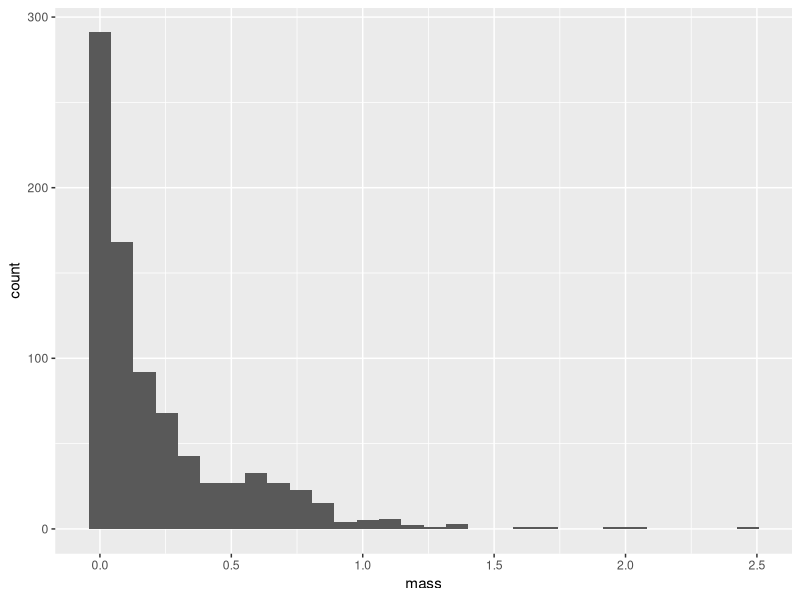
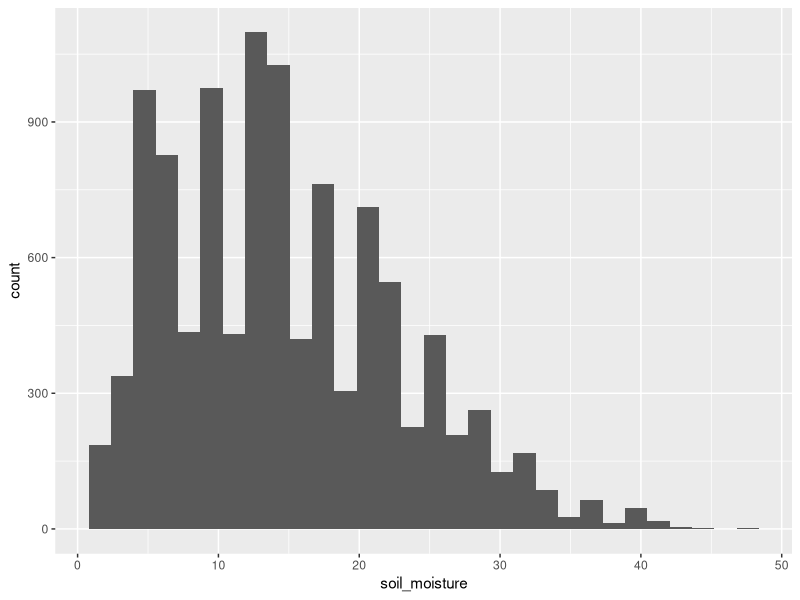
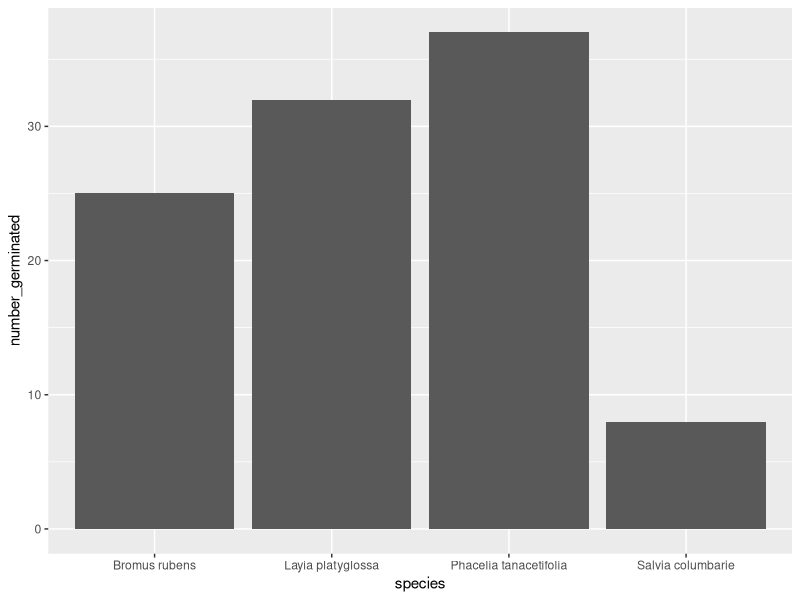
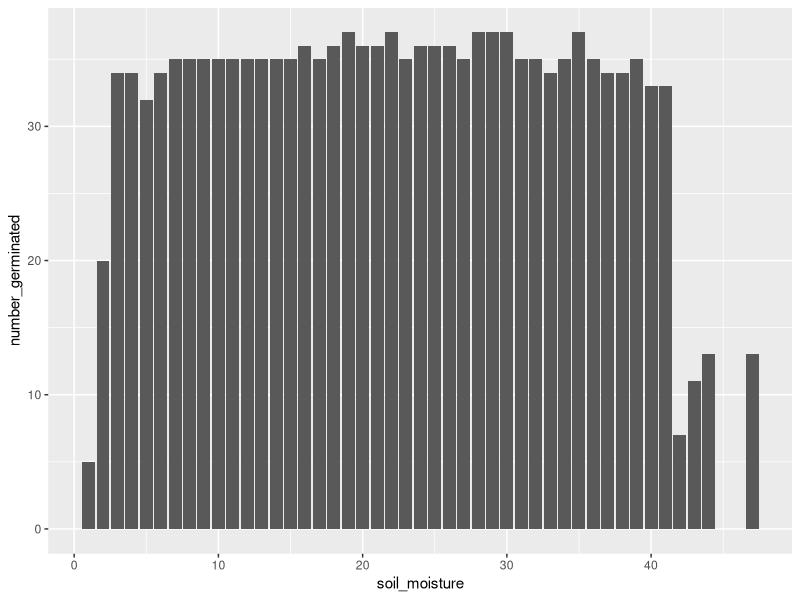
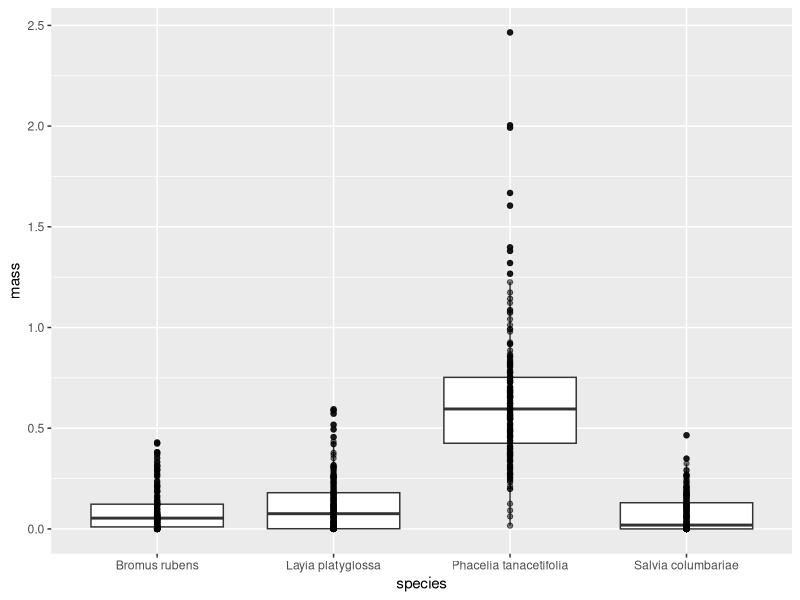
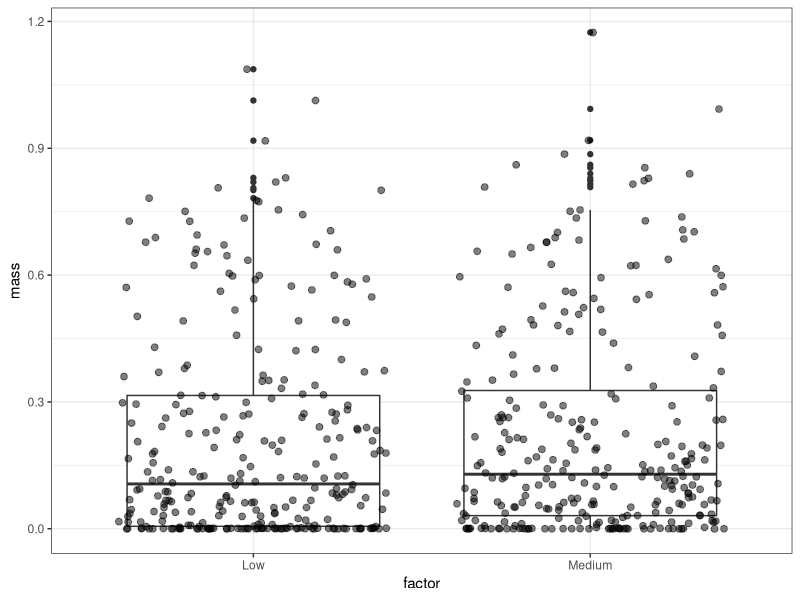
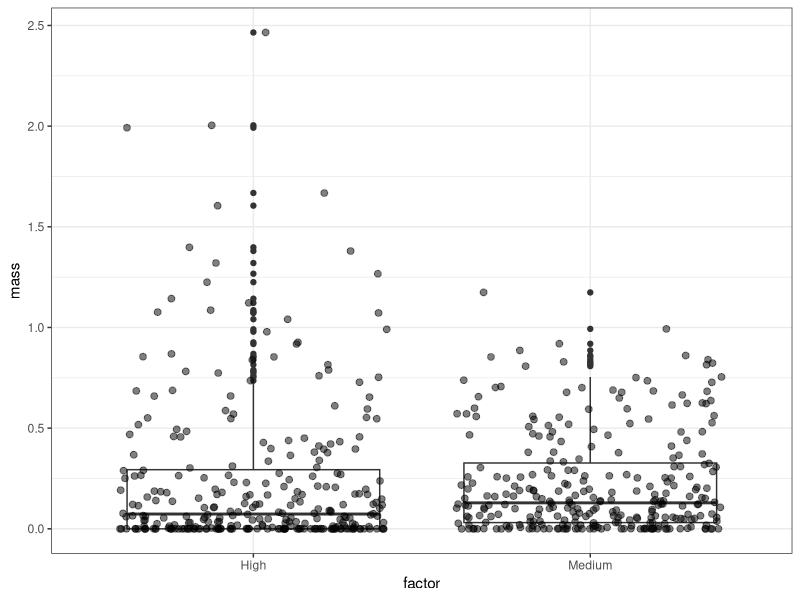
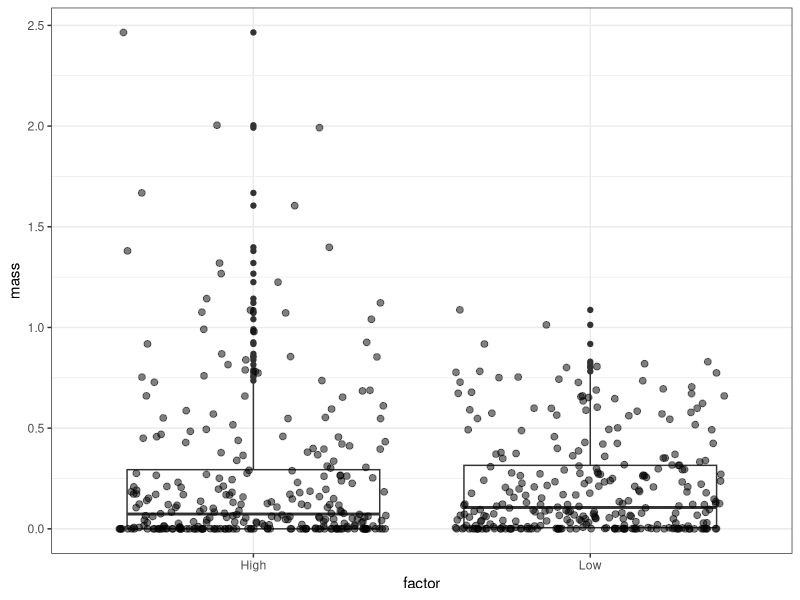

Here is the R script that generated these plots, in order:
## ---- chunk 1
rm(list = ls())
library(tidyverse)
library(here)
library(ggfortify)
## ---- chunk 2
dry_mass <- read.csv(here("Data", "dry_mass_metadata.csv"),stringsAsFactors = TRUE)
germination <- read.csv(here("Data", "germination_data.csv"),stringsAsFactors = TRUE)
## ---- chunk 3
levels(dry_mass$species)
levels(germination$species)
## ---- chunk 4

## ---- chunk 5
ggplot(dry_mass, aes(x = mass))+
     geom_histogram()
## ---- chunk 6
ggplot(germination, aes(x = soil_moisture))+
     geom_histogram()
## ---- chunk 7
summary(dry_mass)
summary(germination)
## ---- chunk 8
ggplot(germination, aes(x = species, y = number_germinated))+
     geom_bar(stat= "identity", position = "dodge")
## ---- chunk 9
germ.mat <- xtabs(number_germinated ~ species, data = germination)
germ.mat
## ---- chunk 10
chisq.test(germ.mat)
## ---- chunk 11
ggplot(germination, aes(x = soil_moisture, y = number_germinated))+
     geom_bar(stat= "identity", position = "dodge")
## ---- chunk 12
germ.mat <- xtabs(number_germinated ~ factor, data = germination)
germ.mat
## ---- chunk 13
chisq.test(germ.mat)
## ---- chunk 14
ggplot(dry_mass, aes(species, mass))+
     geom_boxplot()+
     geom_point(alpha = 0.5)
## ---- chunk 15
mass.mat <- xtabs(mass ~ species, data = dry_mass)
mass.mat
## ---- chunk 16
chisq.test(mass.mat)
## ---- chunk 17
low_med_data<-dry_mass %>% filter(factor == "Low" | factor == "Medium")

low_med_data$factor <- factor(low_med_data$factor)
## ---- chunk 18
ggplot(low_med_data, aes(factor, mass))+
     geom_boxplot()+
     geom_point(position = "jitter", size = 2, alpha = 0.5)+
     theme_bw()
## ---- chunk 19
MyT<-t.test(mass ~ factor, data = low_med_data)
MyT
## ---- chunk 20
med_high_data<-dry_mass %>% filter(factor == "Medium" | factor == "High")

med_high_data$factor <- factor(med_high_data$factor)
## ---- chunk 21
ggplot(med_high_data, aes(factor, mass))+
     geom_boxplot()+
     geom_point(position = "jitter", size = 2, alpha = 0.5)+
     theme_bw()
## ---- chunk 22
MyT2<-t.test(mass ~ factor, data = med_high_data)
MyT2
## ---- chunk 23
low_high_data<-dry_mass %>% filter(factor == "Low" | factor == "High")

low_high_data$factor <- factor(low_high_data$factor)
## ---- chunk 24
ggplot(low_high_data, aes(factor, mass))+
     geom_boxplot()+
     geom_point(position = "jitter", size = 2, alpha = 0.5)+
     theme_bw()
## ---- chunk 25
MyT<-t.test(mass ~ factor, data = low_high_data)
MyT
## ---- chunk 26
salvia <- filter(dry_mass,dry_mass$species == "Salvia columbariae")
layia <- filter(dry_mass,dry_mass$species == "Layia platyglossa")
bromus <- filter(dry_mass,dry_mass$species == "Bromus rubens")
phacelia <- filter(dry_mass,dry_mass$species == "Phacelia tanacetifolia")
## ---- chunk 27
salvia_low_high<-salvia %>% filter(factor == "Low" | factor == "High")

salvia_low_high$factor <- factor(salvia_low_high$factor)
## ---- chunk 28
ggplot(salvia_low_high, aes(factor, mass))+
     geom_boxplot()+
     geom_point(position = "jitter", size = 2, alpha = 0.5)+
     theme_bw()
## ---- chunk 29
MyT<-t.test(mass ~ factor, data = salvia_low_high)
MyT
## ---- chunk 30
layia_low_high <-layia %>% filter(factor == "Low" | factor == "High")

layia_low_high$factor <- factor(layia_low_high$factor)
## ---- chunk 31
ggplot(layia_low_high, aes(factor, mass))+
     geom_boxplot()+
     geom_point(position = "jitter", size = 2, alpha = 0.5)+
     theme_bw()
## ---- chunk 32
MyT<-t.test(mass ~ factor, data = layia_low_high)
MyT
## ---- chunk 33
bromus_low_high <-bromus %>% filter(factor == "Low" | factor == "High")

bromus_low_high$factor <- factor(bromus_low_high$factor)
## ---- chunk 34
ggplot(bromus_low_high, aes(factor, mass))+
     geom_boxplot()+
     geom_point(position = "jitter", size = 2, alpha = 0.5)+
     theme_bw()
## ---- chunk 35
MyT<-t.test(mass ~ factor, data = bromus_low_high)
MyT
## ---- chunk 36
phacelia_low_high <- phacelia %>% filter(factor == "Low" | factor == "High")

phacelia_low_high$factor <- factor(phacelia_low_high$factor)
## ---- chunk 37
ggplot(phacelia_low_high, aes(factor, mass))+
     geom_boxplot()+
     geom_point(position = "jitter", size = 2, alpha = 0.5)+
     theme_bw()
## ---- chunk 38
MyT<-t.test(mass ~ factor, data = phacelia_low_high)
MyT
